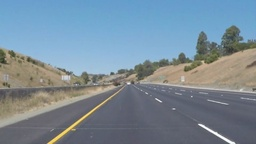
#> input picture lane1.jpg, 256 x 144 px, shrunk from 960 x 540 before the run
$ python LBP.py
#> lines starting #> are read from the running program, lines starting #| are printed output that depends on the picture
import cv2
import numpy as np
import matplotlib.pyplot as plt

# LBP特征提取函数
def compute_lbp(image):
    radius = 1
    num_points = 8
    lbp = np.zeros_like(image)  # 创建与输入图像相同大小的空白图像
    height, width = image.shape[:2]

    for y in range(radius, height - radius):
        for x in range(radius, width - radius):
            center = image[y, x]  # 中心像素值
            code = 0  # LBP编码
            for i in range(num_points):
                angle = 2 * np.pi * i / num_points  # 均匀采样的角度
                x_i = x + int(radius * np.cos(angle))  # 均匀采样点的x坐标
                y_i = y + int(radius * np.sin(angle))  # 均匀采样点的y坐标
                if image[y_i, x_i] >= center:
                    code |= (1 << i)  # 根据采样点的像素值决定编码位的值
            lbp[y, x] = code
    return lbp
# 加载图像并转换为灰度图像
image1 = cv2.imread('lane1.jpg', 0)
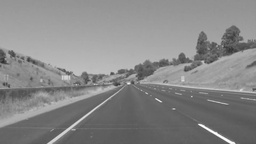
#> image1: shape (144, 256); min 45, max 255, mean 135.5
image2 = cv2.imread('lane2.jpg', 0)
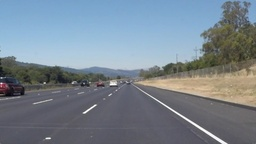
#> input picture lane2.jpg, 256 x 144 px, shrunk from 960 x 540 before the run
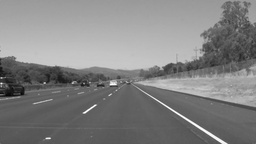
#> image2: shape (144, 256); min 5, max 255, mean 130.1
# image2 = cv2.imread('img.jpg', 0)


# 提取LBP特征
lbp1 = compute_lbp(image1)
#> after the loop in compute_lbp, `for y in range(radius, height - radius):`:
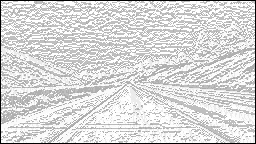
#> lbp: shape (144, 256); min 0, max 255, mean 215.9
lbp2 = compute_lbp(image2)
#> after the loop in compute_lbp (call 2), `for y in range(radius, height - radius):`:
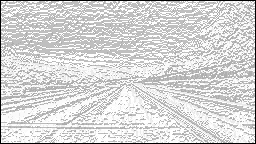
#> lbp: shape (144, 256); min 0, max 255, mean 213.9

print(lbp1,"\n",lbp2,"\n")
#> (printed output is left out)

# 生成直方图
hist1, _ = np.histogram(lbp1.ravel(), bins=256, range=[0, 256])
#> hist1 = 256 values, max 8926 at index 255, min 0 at index 1, mean 144
hist2, _ = np.histogram(lbp2.ravel(), bins=256, range=[0, 256])
#> hist2 = 256 values, max 8107 at index 255, min 0 at index 1, mean 144

# 绘制直方图
plt.figure(figsize=(10, 4))
plt.subplot(1, 2, 1)
plt.plot(hist1)
plt.title('LBP Histogram - lane1.jpg')
plt.xlabel('Bins')
plt.ylabel('Frequency')
plt.subplot(1, 2, 2)
plt.plot(hist2)
plt.title('LBP Histogram - lane2.jpg')
plt.xlabel('Bins')
plt.ylabel('Frequency')
plt.tight_layout()
plt.show()
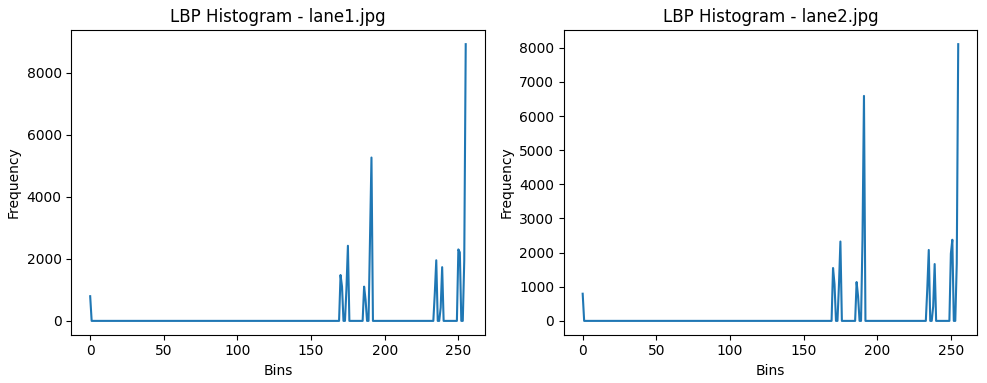
#> figure drawn by matplotlib, 2 panels; panel 1: curve peaks at x = 255, y = 8926; panel 2: curve peaks at x = 255, y = 8107

# # 比较特征差异
chi_square = np.sum((hist1 - hist2) ** 2 / (hist1 + hist2))
#> chi_square = nan

print('卡方统计量:', chi_square)
#| 卡方统计量: nan
